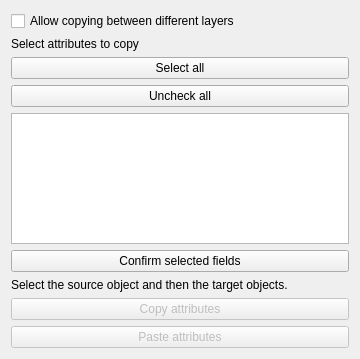
<?xml version="1.0" encoding="UTF-8"?>
<ui version="4.0">
 <class>Form</class>
 <widget class="QWidget" name="Form">
  <property name="geometry">
   <rect>
    <x>0</x>
    <y>0</y>
    <width>360</width>
    <height>359</height>
   </rect>
  </property>
  <property name="windowTitle">
   <string>Form</string>
  </property>
  <layout class="QVBoxLayout" name="verticalLayout">
   <item>
    <widget class="QCheckBox" name="checkBox_diffrent_layers">
     <property name="text">
      <string>Allow copying between different layers</string>
     </property>
    </widget>
   </item>
   <item>
    <widget class="QLabel" name="label1">
     <property name="text">
      <string>Select attributes to copy</string>
     </property>
    </widget>
   </item>
   <item>
    <widget class="QPushButton" name="pb_select_all">
     <property name="text">
      <string>Select all</string>
     </property>
    </widget>
   </item>
   <item>
    <widget class="QPushButton" name="pb_uncheck_all">
     <property name="text">
      <string>Uncheck all</string>
     </property>
    </widget>
   </item>
   <item>
    <widget class="QListWidget" name="listWidget">
     <property name="selectionRectVisible">
      <bool>false</bool>
     </property>
    </widget>
   </item>
   <item>
    <widget class="QPushButton" name="pb_confirm_choice">
     <property name="text">
      <string>Confirm selected fields</string>
     </property>
    </widget>
   </item>
   <item>
    <widget class="QLabel" name="label2">
     <property name="text">
      <string>Select the source object and then the target objects.</string>
     </property>
    </widget>
   </item>
   <item>
    <widget class="QPushButton" name="pb_copy_attributes">
     <property name="enabled">
      <bool>false</bool>
     </property>
     <property name="text">
      <string>Copy attributes</string>
     </property>
    </widget>
   </item>
   <item>
    <widget class="QPushButton" name="pb_paste_attributes">
     <property name="enabled">
      <bool>false</bool>
     </property>
     <property name="text">
      <string>Paste attributes</string>
     </property>
    </widget>
   </item>
  </layout>
 </widget>
 <resources/>
 <connections/>
</ui>
